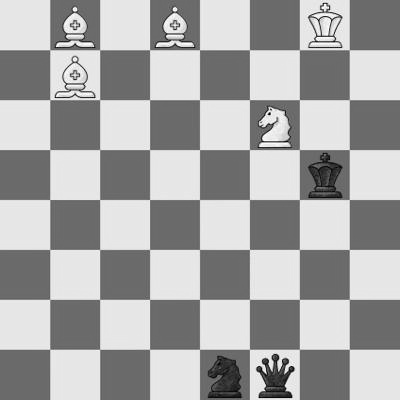
#> input picture teste2.jpeg, 400 x 400 px
$ python limiarizacao.py
#> lines starting #> are read from the running program, lines starting #| are printed output that depends on the picture; after the words box and inside, x2 and y2 are one past the last pixel; in counts of white or black regions, pixels touching at a corner belong together
import cv2

img = cv2.imread("teste2.jpeg", cv2.IMREAD_COLOR) #imagem original
#> img is the input picture: shape (400, 400, 3); min 0, max 255, mean 167
#suave = cv2.GaussianBlur(img, (7, 7), 0)  # função que aplica blur
limiar = cv2.cvtColor(img, cv2.COLOR_BGR2RGB) # imagem que será alterada

cv2.imshow("original",img) # print imagem original
for x in range(img.shape[0]): #altura
    for y in range(img.shape[1]): #largura
        if limiar[x, y][0] > 98:  # Tudo que for maior que 160 é considerado branco
            limiar[x, y] = 255  # branco
        else:
            limiar[x, y] = 0  # preto
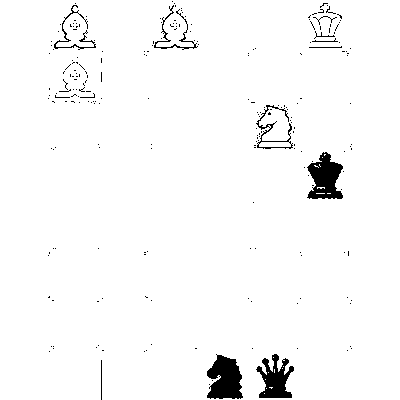
#> limiar: shape (400, 400, 3); 97.2% white; 229 black regions (218 under 20 px), largest, box (x1, y1, x2, y2) and area: (207, 354, 243, 399) 1167, (307, 152, 343, 199) 1078, (256, 354, 294, 398) 909

cv2.imshow("limiarizacao", limiar) #mostra saida
cv2.imwrite("lana_limiar.png", limiar) #gera arquivo de saida

cv2.waitKey(0) #aguarda apertar alguma tecla para fechar
cv2.destroyAllWindows() #fecha todas as janelas criadas
